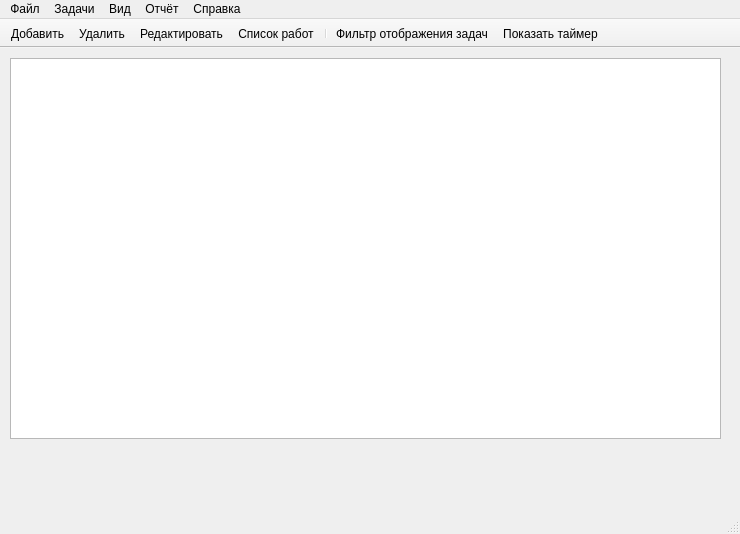
<?xml version="1.0" encoding="UTF-8"?>
<ui version="4.0">
 <class>MainWindow</class>
 <widget class="QMainWindow" name="MainWindow">
  <property name="geometry">
   <rect>
    <x>0</x>
    <y>0</y>
    <width>740</width>
    <height>534</height>
   </rect>
  </property>
  <property name="windowTitle">
   <string>Учёт задач - все задачи</string>
  </property>
  <property name="windowIcon">
   <iconset resource="MainResource.qrc">
    <normaloff>:/images/Tasks64.png</normaloff>:/images/Tasks64.png</iconset>
  </property>
  <widget class="QWidget" name="centralwidget">
   <widget class="QTableView" name="taskTableView">
    <property name="geometry">
     <rect>
      <x>10</x>
      <y>10</y>
      <width>711</width>
      <height>381</height>
     </rect>
    </property>
    <property name="selectionMode">
     <enum>QAbstractItemView::SingleSelection</enum>
    </property>
    <property name="selectionBehavior">
     <enum>QAbstractItemView::SelectRows</enum>
    </property>
    <property name="sortingEnabled">
     <bool>true</bool>
    </property>
   </widget>
  </widget>
  <widget class="QMenuBar" name="menubar">
   <property name="geometry">
    <rect>
     <x>0</x>
     <y>0</y>
     <width>740</width>
     <height>24</height>
    </rect>
   </property>
   <widget class="QMenu" name="menu">
    <property name="title">
     <string>Файл</string>
    </property>
    <addaction name="action_set_accounting_period"/>
    <addaction name="action_make_copy"/>
    <addaction name="action_exit"/>
   </widget>
   <widget class="QMenu" name="menu_2">
    <property name="title">
     <string>Отчёт</string>
    </property>
    <addaction name="action_time_period"/>
    <addaction name="action"/>
   </widget>
   <widget class="QMenu" name="menu_3">
    <property name="title">
     <string>Вид</string>
    </property>
    <addaction name="action_task_filter"/>
    <addaction name="separator"/>
    <addaction name="action_show_timer"/>
   </widget>
   <widget class="QMenu" name="menu_4">
    <property name="title">
     <string>Справка</string>
    </property>
    <addaction name="action_about"/>
   </widget>
   <widget class="QMenu" name="menu_5">
    <property name="title">
     <string>Задачи</string>
    </property>
    <addaction name="action_add_task"/>
    <addaction name="action_delete_task"/>
    <addaction name="action_edit_task"/>
    <addaction name="action_work_list"/>
    <addaction name="separator"/>
    <addaction name="action_task_finish"/>
   </widget>
   <addaction name="menu"/>
   <addaction name="menu_5"/>
   <addaction name="menu_3"/>
   <addaction name="menu_2"/>
   <addaction name="menu_4"/>
  </widget>
  <widget class="QStatusBar" name="statusbar"/>
  <widget class="QToolBar" name="m_mainToolBar">
   <property name="windowTitle">
    <string>toolBar</string>
   </property>
   <property name="movable">
    <bool>false</bool>
   </property>
   <property name="floatable">
    <bool>false</bool>
   </property>
   <attribute name="toolBarArea">
    <enum>TopToolBarArea</enum>
   </attribute>
   <attribute name="toolBarBreak">
    <bool>false</bool>
   </attribute>
   <addaction name="action_add_task"/>
   <addaction name="action_delete_task"/>
   <addaction name="action_edit_task"/>
   <addaction name="action_work_list"/>
   <addaction name="separator"/>
   <addaction name="action_task_filter"/>
   <addaction name="action_show_timer"/>
  </widget>
  <action name="action_time_period">
   <property name="text">
    <string>Время за период</string>
   </property>
   <property name="shortcut">
    <string>Alt+T</string>
   </property>
  </action>
  <action name="action_exit">
   <property name="text">
    <string>Выход</string>
   </property>
   <property name="shortcut">
    <string>Ctrl+X</string>
   </property>
  </action>
  <action name="action">
   <property name="text">
    <string>Работы за период</string>
   </property>
   <property name="shortcut">
    <string>Alt+W</string>
   </property>
  </action>
  <action name="action_show_timer">
   <property name="icon">
    <iconset resource="MainResource.qrc">
     <normaloff>:/images/timer48.png</normaloff>:/images/timer48.png</iconset>
   </property>
   <property name="text">
    <string>Показать таймер</string>
   </property>
   <property name="toolTip">
    <string>Показать (скрыть) таймер (Crrl+T)</string>
   </property>
   <property name="shortcut">
    <string>Ctrl+T</string>
   </property>
  </action>
  <action name="action_about">
   <property name="text">
    <string>О программе</string>
   </property>
  </action>
  <action name="action_add_task">
   <property name="icon">
    <iconset resource="MainResource.qrc">
     <normaloff>:/images/add.png</normaloff>:/images/add.png</iconset>
   </property>
   <property name="text">
    <string>Добавить</string>
   </property>
   <property name="toolTip">
    <string>Добавить задачу (Ctrl+Ins)</string>
   </property>
   <property name="shortcut">
    <string>Ctrl+Ins</string>
   </property>
  </action>
  <action name="action_delete_task">
   <property name="icon">
    <iconset resource="MainResource.qrc">
     <normaloff>:/images/delete.png</normaloff>:/images/delete.png</iconset>
   </property>
   <property name="text">
    <string>Удалить</string>
   </property>
   <property name="toolTip">
    <string>Удалить задачу (Ctrl+Del)</string>
   </property>
   <property name="shortcut">
    <string>Ctrl+Del</string>
   </property>
  </action>
  <action name="action_edit_task">
   <property name="icon">
    <iconset resource="MainResource.qrc">
     <normaloff>:/images/edit.png</normaloff>:/images/edit.png</iconset>
   </property>
   <property name="text">
    <string>Редактировать</string>
   </property>
   <property name="toolTip">
    <string>Править параметры задачи (F7)</string>
   </property>
   <property name="shortcut">
    <string>F7</string>
   </property>
  </action>
  <action name="action_work_list">
   <property name="icon">
    <iconset resource="MainResource.qrc">
     <normaloff>:/images/WorksList64.png</normaloff>:/images/WorksList64.png</iconset>
   </property>
   <property name="text">
    <string>Список работ</string>
   </property>
   <property name="toolTip">
    <string>Список работ по задаче (F5)</string>
   </property>
   <property name="shortcut">
    <string>F5</string>
   </property>
  </action>
  <action name="action_task_filter">
   <property name="icon">
    <iconset resource="MainResource.qrc">
     <normaloff>:/images/filter48.png</normaloff>:/images/filter48.png</iconset>
   </property>
   <property name="text">
    <string>Фильтр отображения задач</string>
   </property>
   <property name="toolTip">
    <string>Отобразить задачи в соответствии с выбранным фильтром (Alt+F)</string>
   </property>
   <property name="shortcut">
    <string>Alt+F</string>
   </property>
  </action>
  <action name="action_set_accounting_period">
   <property name="text">
    <string>Установить отчётный период</string>
   </property>
   <property name="shortcut">
    <string>Ctrl+A</string>
   </property>
  </action>
  <action name="action_make_copy">
   <property name="text">
    <string>Сделать резервную копию</string>
   </property>
   <property name="toolTip">
    <string>Сделать резервную копию базы данных</string>
   </property>
   <property name="shortcut">
    <string>Ctrl+R</string>
   </property>
  </action>
  <action name="action_task_finish">
   <property name="text">
    <string>Завершить задачу</string>
   </property>
   <property name="toolTip">
    <string>Установить дату завершения задачи на дату последней работы</string>
   </property>
  </action>
 </widget>
 <resources>
  <include location="MainResource.qrc"/>
 </resources>
 <connections/>
</ui>
